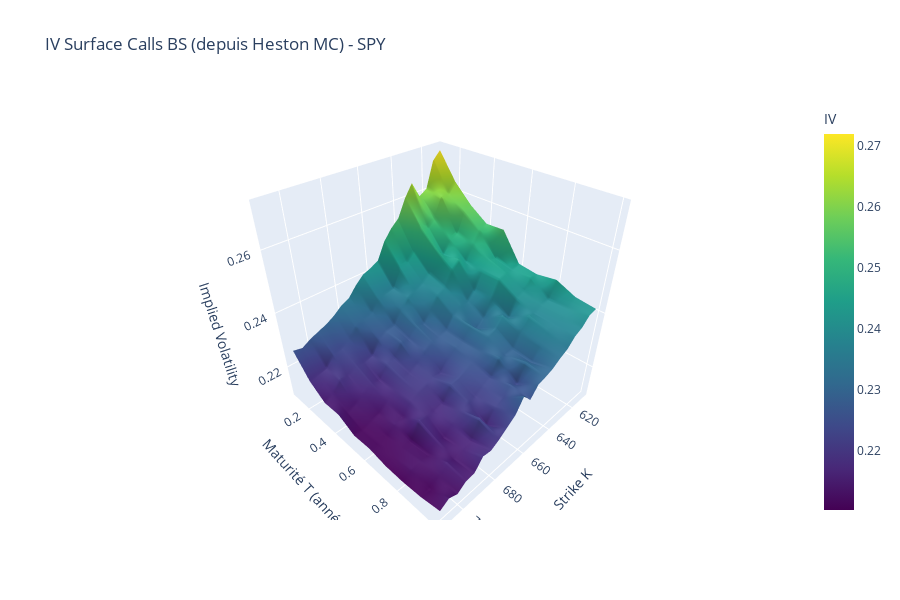
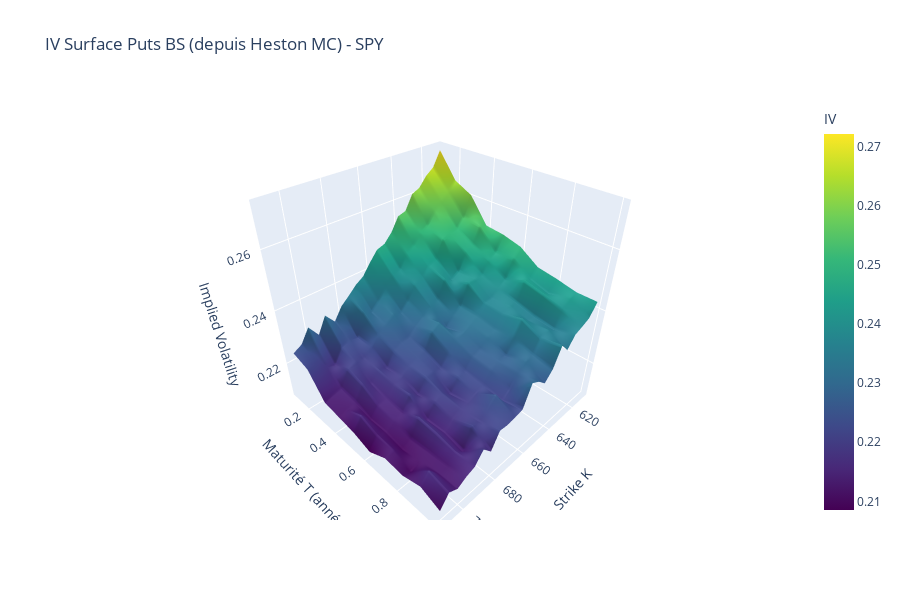

Notebook code cell kept with these figures, in order:
### Markdown cell above
## 10. IV Surface BS (inversée depuis prix Heston)

### Code cell
print(f"\n{'='*60}")
print(f"CALCUL DES IV SURFACES BS (depuis prix Heston)")
print(f"{'='*60}\n")

call_iv_heston = np.zeros_like(call_prices_heston)
put_iv_heston = np.zeros_like(put_prices_heston)

print("Inversion BS pour Calls...")
for i, T_val in enumerate(T_grid_heston):
    for j, K_val in enumerate(K_grid_heston):
        call_iv_heston[i, j] = implied_vol_option(
            call_prices_heston[i, j], S0, K_val, T_val, RF_RATE, "call"
        )
        put_iv_heston[i, j] = implied_vol_option(
            put_prices_heston[i, j], S0, K_val, T_val, RF_RATE, "put"
        )

print("✓ Inversion terminée\n")

# Affichage 3D
KK_heston, TT_heston = np.meshgrid(K_grid_heston, T_grid_heston)

fig_iv_calls_heston = go.Figure(data=[go.Surface(
    x=KK_heston,
    y=TT_heston,
    z=call_iv_heston,
    colorscale='Viridis',
    colorbar=dict(title="IV")
)])
fig_iv_calls_heston.update_layout(
    title=f"IV Surface Calls BS (depuis Heston MC) - {TICKER}",
    scene=dict(
        xaxis=dict(title="Strike K"),
        yaxis=dict(title="Maturité T (années)"),
        zaxis=dict(title="Implied Volatility")
    ),
    height=600
)
fig_iv_calls_heston.show()

fig_iv_puts_heston = go.Figure(data=[go.Surface(
    x=KK_heston,
    y=TT_heston,
    z=put_iv_heston,
    colorscale='Viridis',
    colorbar=dict(title="IV")
)])
fig_iv_puts_heston.update_layout(
    title=f"IV Surface Puts BS (depuis Heston MC) - {TICKER}",
    scene=dict(
        xaxis=dict(title="Strike K"),
        yaxis=dict(title="Maturité T (années)"),
        zaxis=dict(title="Implied Volatility")
    ),
    height=600
)
fig_iv_puts_heston.show()

### Figure 1 — Plotly figure (JSON) as saved in the notebook; plotly's stock layout.template omitted (floating-point values rounded to 4 significant figures; data arrays with more than 128 entries replaced by an {"elided": "..."} marker saying what was removed)
{"data": [{"colorbar": {"title": {"text": "IV"}}, "colorscale": [[0, "#440154"], [0.1111, "#482878"], [0.2222, "#3e4989"], [0.3333, "#31688e"], [0.4444, "#26828e"], [0.5556, "#1f9e89"], [0.6667, "#35b779"], [0.7778, "#6ece58"], [0.8889, "#b5de2b"], [1, "#fde725"]], "type": "surface", "x": {"elided": "10x21 float values"}, "y": {"elided": "10x21 float values"}, "z": {"elided": "10x21 float values"}}], "layout": {"height": 600, "scene": {"xaxis": {"title": {"text": "Strike K"}}, "yaxis": {"title": {"text": "Maturité T (années)"}}, "zaxis": {"title": {"text": "Implied Volatility"}}}, "title": {"text": "IV Surface Calls BS (depuis Heston MC) - SPY"}}}

### Figure 2 — Plotly figure (JSON) as saved in the notebook; plotly's stock layout.template omitted (floating-point values rounded to 4 significant figures; data arrays with more than 128 entries replaced by an {"elided": "..."} marker saying what was removed)
{"data": [{"colorbar": {"title": {"text": "IV"}}, "colorscale": [[0, "#440154"], [0.1111, "#482878"], [0.2222, "#3e4989"], [0.3333, "#31688e"], [0.4444, "#26828e"], [0.5556, "#1f9e89"], [0.6667, "#35b779"], [0.7778, "#6ece58"], [0.8889, "#b5de2b"], [1, "#fde725"]], "type": "surface", "x": {"elided": "10x21 float values"}, "y": {"elided": "10x21 float values"}, "z": {"elided": "10x21 float values"}}], "layout": {"height": 600, "scene": {"xaxis": {"title": {"text": "Strike K"}}, "yaxis": {"title": {"text": "Maturité T (années)"}}, "zaxis": {"title": {"text": "Implied Volatility"}}}, "title": {"text": "IV Surface Puts BS (depuis Heston MC) - SPY"}}}
